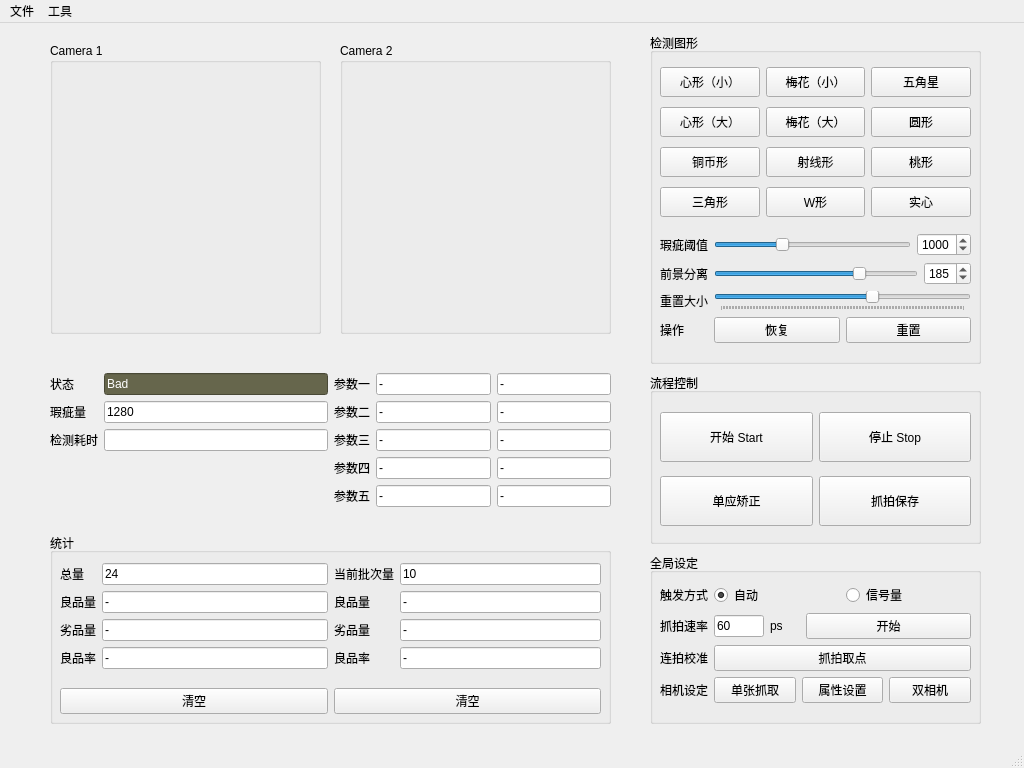
<?xml version="1.0" encoding="UTF-8"?>
<ui version="4.0">
 <class>MainWindow</class>
 <widget class="QMainWindow" name="MainWindow">
  <property name="geometry">
   <rect>
    <x>0</x>
    <y>0</y>
    <width>1024</width>
    <height>768</height>
   </rect>
  </property>
  <property name="font">
   <font>
    <pointsize>9</pointsize>
   </font>
  </property>
  <property name="windowTitle">
   <string>过滤嘴截面瑕疵检测</string>
  </property>
  <widget class="QWidget" name="centralwidget">
   <widget class="QWidget" name="gridLayoutWidget_2">
    <property name="geometry">
     <rect>
      <x>50</x>
      <y>350</y>
      <width>561</width>
      <height>153</height>
     </rect>
    </property>
    <layout class="QGridLayout" name="gridLayout_2">
     <item row="0" column="2">
      <layout class="QFormLayout" name="formLayout_12">
       <item row="0" column="0">
        <widget class="QLabel" name="label_16">
         <property name="text">
          <string>状态</string>
         </property>
        </widget>
       </item>
       <item row="0" column="1">
        <widget class="QLineEdit" name="status">
         <property name="focusPolicy">
          <enum>Qt::NoFocus</enum>
         </property>
         <property name="autoFillBackground">
          <bool>false</bool>
         </property>
         <property name="styleSheet">
          <string notr="true">background-color: rgb(102, 102,76);
color: rgb(255, 255, 255);</string>
         </property>
         <property name="text">
          <string>Bad</string>
         </property>
        </widget>
       </item>
       <item row="1" column="0">
        <widget class="QLabel" name="label_17">
         <property name="text">
          <string>瑕疵量</string>
         </property>
        </widget>
       </item>
       <item row="1" column="1">
        <widget class="QLineEdit" name="defect">
         <property name="focusPolicy">
          <enum>Qt::NoFocus</enum>
         </property>
         <property name="text">
          <string>1280</string>
         </property>
        </widget>
       </item>
       <item row="2" column="0">
        <widget class="QLabel" name="label_6">
         <property name="text">
          <string>检测耗时</string>
         </property>
        </widget>
       </item>
       <item row="2" column="1">
        <widget class="QLineEdit" name="cost">
         <property name="focusPolicy">
          <enum>Qt::NoFocus</enum>
         </property>
        </widget>
       </item>
      </layout>
     </item>
     <item row="0" column="3">
      <layout class="QFormLayout" name="formLayout_13">
       <item row="0" column="0">
        <widget class="QLabel" name="label_28">
         <property name="text">
          <string>参数一</string>
         </property>
        </widget>
       </item>
       <item row="1" column="0">
        <widget class="QLabel" name="label_2">
         <property name="text">
          <string>参数二</string>
         </property>
        </widget>
       </item>
       <item row="2" column="0">
        <widget class="QLabel" name="label">
         <property name="text">
          <string>参数三</string>
         </property>
        </widget>
       </item>
       <item row="3" column="0">
        <widget class="QLabel" name="label_18">
         <property name="text">
          <string>参数四</string>
         </property>
        </widget>
       </item>
       <item row="4" column="0">
        <widget class="QLabel" name="label_19">
         <property name="text">
          <string>参数五</string>
         </property>
        </widget>
       </item>
       <item row="0" column="1">
        <layout class="QHBoxLayout" name="horizontalLayout_7">
         <item>
          <widget class="QLineEdit" name="p1">
           <property name="focusPolicy">
            <enum>Qt::NoFocus</enum>
           </property>
           <property name="text">
            <string>-</string>
           </property>
          </widget>
         </item>
         <item>
          <widget class="QLineEdit" name="lineEdit_2">
           <property name="focusPolicy">
            <enum>Qt::NoFocus</enum>
           </property>
           <property name="text">
            <string>-</string>
           </property>
          </widget>
         </item>
        </layout>
       </item>
       <item row="1" column="1">
        <layout class="QHBoxLayout" name="horizontalLayout_8">
         <item>
          <widget class="QLineEdit" name="p2">
           <property name="focusPolicy">
            <enum>Qt::NoFocus</enum>
           </property>
           <property name="text">
            <string>-</string>
           </property>
          </widget>
         </item>
         <item>
          <widget class="QLineEdit" name="lineEdit_3">
           <property name="focusPolicy">
            <enum>Qt::NoFocus</enum>
           </property>
           <property name="text">
            <string>-</string>
           </property>
          </widget>
         </item>
        </layout>
       </item>
       <item row="2" column="1">
        <layout class="QHBoxLayout" name="horizontalLayout_9">
         <item>
          <widget class="QLineEdit" name="p3">
           <property name="focusPolicy">
            <enum>Qt::NoFocus</enum>
           </property>
           <property name="text">
            <string>-</string>
           </property>
          </widget>
         </item>
         <item>
          <widget class="QLineEdit" name="lineEdit_7">
           <property name="focusPolicy">
            <enum>Qt::NoFocus</enum>
           </property>
           <property name="text">
            <string>-</string>
           </property>
          </widget>
         </item>
        </layout>
       </item>
       <item row="3" column="1">
        <layout class="QHBoxLayout" name="horizontalLayout_10">
         <item>
          <widget class="QLineEdit" name="p4">
           <property name="focusPolicy">
            <enum>Qt::NoFocus</enum>
           </property>
           <property name="text">
            <string>-</string>
           </property>
          </widget>
         </item>
         <item>
          <widget class="QLineEdit" name="lineEdit_8">
           <property name="focusPolicy">
            <enum>Qt::NoFocus</enum>
           </property>
           <property name="text">
            <string>-</string>
           </property>
          </widget>
         </item>
        </layout>
       </item>
       <item row="4" column="1">
        <layout class="QHBoxLayout" name="horizontalLayout_11">
         <item>
          <widget class="QLineEdit" name="p5">
           <property name="focusPolicy">
            <enum>Qt::NoFocus</enum>
           </property>
           <property name="text">
            <string>-</string>
           </property>
          </widget>
         </item>
         <item>
          <widget class="QLineEdit" name="lineEdit_9">
           <property name="focusPolicy">
            <enum>Qt::NoFocus</enum>
           </property>
           <property name="text">
            <string>-</string>
           </property>
          </widget>
         </item>
        </layout>
       </item>
      </layout>
     </item>
    </layout>
   </widget>
   <widget class="QGroupBox" name="groupBox">
    <property name="geometry">
     <rect>
      <x>650</x>
      <y>10</y>
      <width>331</width>
      <height>331</height>
     </rect>
    </property>
    <property name="title">
     <string>检测图形</string>
    </property>
    <widget class="QWidget" name="gridLayoutWidget_4">
     <property name="geometry">
      <rect>
       <x>10</x>
       <y>30</y>
       <width>311</width>
       <height>161</height>
      </rect>
     </property>
     <layout class="QGridLayout" name="shapeGrid">
      <item row="2" column="0">
       <widget class="QPushButton" name="COIN">
        <property name="minimumSize">
         <size>
          <width>0</width>
          <height>30</height>
         </size>
        </property>
        <property name="text">
         <string>铜币形</string>
        </property>
       </widget>
      </item>
      <item row="2" column="2">
       <widget class="QPushButton" name="PEACH">
        <property name="minimumSize">
         <size>
          <width>0</width>
          <height>30</height>
         </size>
        </property>
        <property name="text">
         <string>桃形</string>
        </property>
       </widget>
      </item>
      <item row="0" column="2">
       <widget class="QPushButton" name="STAR">
        <property name="minimumSize">
         <size>
          <width>0</width>
          <height>30</height>
         </size>
        </property>
        <property name="text">
         <string>五角星</string>
        </property>
       </widget>
      </item>
      <item row="1" column="0">
       <widget class="QPushButton" name="HEART_BIG">
        <property name="minimumSize">
         <size>
          <width>0</width>
          <height>30</height>
         </size>
        </property>
        <property name="text">
         <string>心形（大）</string>
        </property>
       </widget>
      </item>
      <item row="0" column="1">
       <widget class="QPushButton" name="WINTERSWEET_SMALL">
        <property name="minimumSize">
         <size>
          <width>0</width>
          <height>30</height>
         </size>
        </property>
        <property name="text">
         <string>梅花（小）</string>
        </property>
       </widget>
      </item>
      <item row="1" column="2">
       <widget class="QPushButton" name="CIRCLE">
        <property name="minimumSize">
         <size>
          <width>0</width>
          <height>30</height>
         </size>
        </property>
        <property name="text">
         <string>圆形</string>
        </property>
       </widget>
      </item>
      <item row="2" column="1">
       <widget class="QPushButton" name="RAY">
        <property name="minimumSize">
         <size>
          <width>0</width>
          <height>30</height>
         </size>
        </property>
        <property name="text">
         <string>射线形</string>
        </property>
       </widget>
      </item>
      <item row="0" column="0">
       <widget class="QPushButton" name="HEART_SMALL">
        <property name="minimumSize">
         <size>
          <width>0</width>
          <height>30</height>
         </size>
        </property>
        <property name="text">
         <string>心形（小）</string>
        </property>
        <property name="checkable">
         <bool>false</bool>
        </property>
        <property name="autoDefault">
         <bool>false</bool>
        </property>
        <property name="default">
         <bool>false</bool>
        </property>
        <property name="flat">
         <bool>false</bool>
        </property>
       </widget>
      </item>
      <item row="1" column="1">
       <widget class="QPushButton" name="WINTERSWEET_BIG">
        <property name="minimumSize">
         <size>
          <width>0</width>
          <height>30</height>
         </size>
        </property>
        <property name="text">
         <string>梅花（大）</string>
        </property>
       </widget>
      </item>
      <item row="3" column="0">
       <widget class="QPushButton" name="pushButton_2">
        <property name="minimumSize">
         <size>
          <width>0</width>
          <height>30</height>
         </size>
        </property>
        <property name="text">
         <string>三角形</string>
        </property>
       </widget>
      </item>
      <item row="3" column="1">
       <widget class="QPushButton" name="pushButton_7">
        <property name="minimumSize">
         <size>
          <width>0</width>
          <height>30</height>
         </size>
        </property>
        <property name="text">
         <string>W形</string>
        </property>
       </widget>
      </item>
      <item row="3" column="2">
       <widget class="QPushButton" name="pushButton_8">
        <property name="minimumSize">
         <size>
          <width>0</width>
          <height>30</height>
         </size>
        </property>
        <property name="text">
         <string>实心</string>
        </property>
       </widget>
      </item>
     </layout>
    </widget>
    <widget class="QWidget" name="layoutWidget">
     <property name="geometry">
      <rect>
       <x>10</x>
       <y>200</y>
       <width>311</width>
       <height>123</height>
      </rect>
     </property>
     <layout class="QFormLayout" name="formLayout_15">
      <item row="0" column="0">
       <widget class="QLabel" name="label_23">
        <property name="text">
         <string>瑕疵阈值</string>
        </property>
       </widget>
      </item>
      <item row="1" column="0">
       <widget class="QLabel" name="label_10">
        <property name="text">
         <string>前景分离</string>
        </property>
       </widget>
      </item>
      <item row="1" column="1">
       <layout class="QHBoxLayout" name="horizontalLayout_3">
        <item>
         <widget class="QSlider" name="FN_detach_threshold_slider">
          <property name="maximum">
           <number>254</number>
          </property>
          <property name="value">
           <number>185</number>
          </property>
          <property name="tracking">
           <bool>false</bool>
          </property>
          <property name="orientation">
           <enum>Qt::Horizontal</enum>
          </property>
         </widget>
        </item>
        <item>
         <widget class="QSpinBox" name="FN_detach_threshold_input">
          <property name="maximum">
           <number>254</number>
          </property>
          <property name="value">
           <number>185</number>
          </property>
         </widget>
        </item>
       </layout>
      </item>
      <item row="3" column="0">
       <widget class="QLabel" name="label_12">
        <property name="text">
         <string>操作</string>
        </property>
       </widget>
      </item>
      <item row="3" column="1">
       <layout class="QHBoxLayout" name="horizontalLayout_4">
        <item>
         <widget class="QPushButton" name="pushButton_15">
          <property name="text">
           <string>恢复</string>
          </property>
         </widget>
        </item>
        <item>
         <widget class="QPushButton" name="shapeParmsReset">
          <property name="text">
           <string>重置</string>
          </property>
         </widget>
        </item>
       </layout>
      </item>
      <item row="0" column="1">
       <layout class="QHBoxLayout" name="horizontalLayout_5">
        <item>
         <widget class="QSlider" name="defect_threshold_slider">
          <property name="maximum">
           <number>3000</number>
          </property>
          <property name="value">
           <number>1000</number>
          </property>
          <property name="tracking">
           <bool>false</bool>
          </property>
          <property name="orientation">
           <enum>Qt::Horizontal</enum>
          </property>
         </widget>
        </item>
        <item>
         <widget class="QSpinBox" name="defect_threshold_input">
          <property name="maximum">
           <number>3000</number>
          </property>
          <property name="value">
           <number>1000</number>
          </property>
         </widget>
        </item>
       </layout>
      </item>
      <item row="2" column="0">
       <widget class="QLabel" name="label_5">
        <property name="text">
         <string>重置大小</string>
        </property>
       </widget>
      </item>
      <item row="2" column="1">
       <widget class="QSlider" name="resize_filter_img_slider">
        <property name="maximum">
         <number>1600</number>
        </property>
        <property name="value">
         <number>1000</number>
        </property>
        <property name="tracking">
         <bool>true</bool>
        </property>
        <property name="orientation">
         <enum>Qt::Horizontal</enum>
        </property>
        <property name="tickPosition">
         <enum>QSlider::TicksBelow</enum>
        </property>
       </widget>
      </item>
     </layout>
    </widget>
   </widget>
   <widget class="QGroupBox" name="groupBox_2">
    <property name="geometry">
     <rect>
      <x>650</x>
      <y>350</y>
      <width>331</width>
      <height>171</height>
     </rect>
    </property>
    <property name="title">
     <string>流程控制</string>
    </property>
    <widget class="QWidget" name="layoutWidget">
     <property name="geometry">
      <rect>
       <x>10</x>
       <y>31</y>
       <width>311</width>
       <height>131</height>
      </rect>
     </property>
     <layout class="QGridLayout" name="gridLayout_4">
      <item row="1" column="1">
       <widget class="QPushButton" name="saveImage">
        <property name="minimumSize">
         <size>
          <width>0</width>
          <height>50</height>
         </size>
        </property>
        <property name="text">
         <string>抓拍保存</string>
        </property>
       </widget>
      </item>
      <item row="1" column="0">
       <widget class="QPushButton" name="pushButton_4">
        <property name="minimumSize">
         <size>
          <width>0</width>
          <height>50</height>
         </size>
        </property>
        <property name="text">
         <string>单应矫正</string>
        </property>
       </widget>
      </item>
      <item row="0" column="1">
       <widget class="QPushButton" name="Stop">
        <property name="enabled">
         <bool>true</bool>
        </property>
        <property name="sizePolicy">
         <sizepolicy hsizetype="Minimum" vsizetype="Fixed">
          <horstretch>0</horstretch>
          <verstretch>0</verstretch>
         </sizepolicy>
        </property>
        <property name="minimumSize">
         <size>
          <width>0</width>
          <height>50</height>
         </size>
        </property>
        <property name="text">
         <string>停止 Stop</string>
        </property>
        <property name="autoDefault">
         <bool>false</bool>
        </property>
        <property name="default">
         <bool>false</bool>
        </property>
        <property name="flat">
         <bool>false</bool>
        </property>
       </widget>
      </item>
      <item row="0" column="0">
       <widget class="QPushButton" name="Start">
        <property name="sizePolicy">
         <sizepolicy hsizetype="Minimum" vsizetype="Fixed">
          <horstretch>0</horstretch>
          <verstretch>50</verstretch>
         </sizepolicy>
        </property>
        <property name="minimumSize">
         <size>
          <width>0</width>
          <height>50</height>
         </size>
        </property>
        <property name="baseSize">
         <size>
          <width>0</width>
          <height>0</height>
         </size>
        </property>
        <property name="text">
         <string>开始 Start</string>
        </property>
       </widget>
      </item>
     </layout>
    </widget>
   </widget>
   <widget class="QGroupBox" name="groupBox_3">
    <property name="geometry">
     <rect>
      <x>650</x>
      <y>530</y>
      <width>331</width>
      <height>171</height>
     </rect>
    </property>
    <property name="title">
     <string>全局设定</string>
    </property>
    <widget class="QWidget" name="layoutWidget">
     <property name="geometry">
      <rect>
       <x>10</x>
       <y>30</y>
       <width>311</width>
       <height>121</height>
      </rect>
     </property>
     <layout class="QFormLayout" name="formLayout_14">
      <item row="0" column="0">
       <widget class="QLabel" name="label_4">
        <property name="text">
         <string>触发方式</string>
        </property>
       </widget>
      </item>
      <item row="0" column="1">
       <layout class="QHBoxLayout" name="horizontalLayout">
        <item>
         <widget class="QRadioButton" name="radioButton_2">
          <property name="text">
           <string>自动</string>
          </property>
          <property name="checked">
           <bool>true</bool>
          </property>
         </widget>
        </item>
        <item>
         <widget class="QRadioButton" name="radioButton">
          <property name="text">
           <string>信号量</string>
          </property>
         </widget>
        </item>
       </layout>
      </item>
      <item row="1" column="0">
       <widget class="QLabel" name="label_9">
        <property name="text">
         <string>抓拍速率</string>
        </property>
       </widget>
      </item>
      <item row="1" column="1">
       <layout class="QHBoxLayout" name="horizontalLayout_6">
        <item>
         <widget class="QLineEdit" name="lineEdit">
          <property name="maximumSize">
           <size>
            <width>50</width>
            <height>16777215</height>
           </size>
          </property>
          <property name="text">
           <string>60</string>
          </property>
         </widget>
        </item>
        <item>
         <widget class="QLabel" name="label_13">
          <property name="maximumSize">
           <size>
            <width>30</width>
            <height>16777215</height>
           </size>
          </property>
          <property name="text">
           <string>ps</string>
          </property>
         </widget>
        </item>
        <item>
         <widget class="QPushButton" name="pushButton_6">
          <property name="text">
           <string>开始</string>
          </property>
         </widget>
        </item>
       </layout>
      </item>
      <item row="2" column="0">
       <widget class="QLabel" name="label_3">
        <property name="text">
         <string>连拍校准</string>
        </property>
       </widget>
      </item>
      <item row="2" column="1">
       <widget class="QPushButton" name="pushButton_5">
        <property name="text">
         <string>抓拍取点</string>
        </property>
       </widget>
      </item>
      <item row="3" column="0">
       <widget class="QLabel" name="label_7">
        <property name="text">
         <string>相机设定</string>
        </property>
       </widget>
      </item>
      <item row="3" column="1">
       <layout class="QHBoxLayout" name="horizontalLayout_2">
        <item>
         <widget class="QPushButton" name="SingleGrab">
          <property name="text">
           <string>单张抓取</string>
          </property>
         </widget>
        </item>
        <item>
         <widget class="QPushButton" name="Attribute">
          <property name="text">
           <string>属性设置</string>
          </property>
         </widget>
        </item>
        <item>
         <widget class="QPushButton" name="double_camera_config_btn">
          <property name="text">
           <string>双相机</string>
          </property>
         </widget>
        </item>
       </layout>
      </item>
     </layout>
    </widget>
   </widget>
   <widget class="QGroupBox" name="groupBox_5">
    <property name="geometry">
     <rect>
      <x>50</x>
      <y>510</y>
      <width>561</width>
      <height>191</height>
     </rect>
    </property>
    <property name="title">
     <string>统计</string>
    </property>
    <widget class="QWidget" name="gridLayoutWidget_3">
     <property name="geometry">
      <rect>
       <x>10</x>
       <y>30</y>
       <width>541</width>
       <height>151</height>
      </rect>
     </property>
     <layout class="QGridLayout" name="gridLayout_3">
      <item row="0" column="3">
       <layout class="QFormLayout" name="formLayout_17">
        <item row="1" column="0">
         <widget class="QLabel" name="label_26">
          <property name="text">
           <string>良品量</string>
          </property>
         </widget>
        </item>
        <item row="1" column="1">
         <widget class="QLineEdit" name="lineEdit_22">
          <property name="focusPolicy">
           <enum>Qt::NoFocus</enum>
          </property>
          <property name="text">
           <string>-</string>
          </property>
         </widget>
        </item>
        <item row="2" column="0">
         <widget class="QLabel" name="label_27">
          <property name="text">
           <string>劣品量</string>
          </property>
         </widget>
        </item>
        <item row="2" column="1">
         <widget class="QLineEdit" name="lineEdit_23">
          <property name="focusPolicy">
           <enum>Qt::NoFocus</enum>
          </property>
          <property name="text">
           <string>-</string>
          </property>
         </widget>
        </item>
        <item row="3" column="0">
         <widget class="QLabel" name="label_29">
          <property name="text">
           <string>良品率</string>
          </property>
         </widget>
        </item>
        <item row="3" column="1">
         <widget class="QLineEdit" name="lineEdit_27">
          <property name="focusPolicy">
           <enum>Qt::NoFocus</enum>
          </property>
          <property name="text">
           <string>-</string>
          </property>
         </widget>
        </item>
        <item row="0" column="0">
         <widget class="QLabel" name="label_25">
          <property name="text">
           <string>当前批次量</string>
          </property>
         </widget>
        </item>
        <item row="0" column="1">
         <widget class="QLineEdit" name="lineEdit_21">
          <property name="focusPolicy">
           <enum>Qt::NoFocus</enum>
          </property>
          <property name="text">
           <string>10</string>
          </property>
         </widget>
        </item>
       </layout>
      </item>
      <item row="0" column="2">
       <layout class="QFormLayout" name="formLayout_16">
        <item row="0" column="0">
         <widget class="QLabel" name="label_24">
          <property name="text">
           <string>总量</string>
          </property>
         </widget>
        </item>
        <item row="0" column="1">
         <widget class="QLineEdit" name="lineEdit_20">
          <property name="focusPolicy">
           <enum>Qt::NoFocus</enum>
          </property>
          <property name="text">
           <string>24</string>
          </property>
         </widget>
        </item>
        <item row="1" column="0">
         <widget class="QLabel" name="label_14">
          <property name="text">
           <string>良品量</string>
          </property>
         </widget>
        </item>
        <item row="1" column="1">
         <widget class="QLineEdit" name="lineEdit_4">
          <property name="focusPolicy">
           <enum>Qt::NoFocus</enum>
          </property>
          <property name="text">
           <string>-</string>
          </property>
         </widget>
        </item>
        <item row="2" column="0">
         <widget class="QLabel" name="label_20">
          <property name="text">
           <string>劣品量</string>
          </property>
         </widget>
        </item>
        <item row="2" column="1">
         <widget class="QLineEdit" name="lineEdit_5">
          <property name="focusPolicy">
           <enum>Qt::NoFocus</enum>
          </property>
          <property name="text">
           <string>-</string>
          </property>
         </widget>
        </item>
        <item row="3" column="0">
         <widget class="QLabel" name="label_21">
          <property name="text">
           <string>良品率</string>
          </property>
         </widget>
        </item>
        <item row="3" column="1">
         <widget class="QLineEdit" name="lineEdit_6">
          <property name="focusPolicy">
           <enum>Qt::NoFocus</enum>
          </property>
          <property name="text">
           <string>-</string>
          </property>
         </widget>
        </item>
       </layout>
      </item>
      <item row="1" column="3">
       <widget class="QPushButton" name="pushButton">
        <property name="text">
         <string>清空</string>
        </property>
       </widget>
      </item>
      <item row="1" column="2">
       <widget class="QPushButton" name="pushButton_3">
        <property name="text">
         <string>清空</string>
        </property>
       </widget>
      </item>
     </layout>
    </widget>
   </widget>
   <widget class="QGroupBox" name="groupBox_4">
    <property name="geometry">
     <rect>
      <x>50</x>
      <y>20</y>
      <width>271</width>
      <height>291</height>
     </rect>
    </property>
    <property name="title">
     <string>Camera 1</string>
    </property>
    <widget class="QLabel" name="pic2">
     <property name="geometry">
      <rect>
       <x>0</x>
       <y>20</y>
       <width>271</width>
       <height>271</height>
      </rect>
     </property>
     <property name="text">
      <string/>
     </property>
     <property name="pixmap">
      <pixmap>resource/placeholder1.jpg</pixmap>
     </property>
     <property name="scaledContents">
      <bool>true</bool>
     </property>
     <property name="wordWrap">
      <bool>true</bool>
     </property>
    </widget>
    <widget class="QLabel" name="pic1">
     <property name="geometry">
      <rect>
       <x>0</x>
       <y>20</y>
       <width>104</width>
       <height>80</height>
      </rect>
     </property>
     <property name="text">
      <string/>
     </property>
     <property name="pixmap">
      <pixmap>resource/placeholder2.jpg</pixmap>
     </property>
     <property name="scaledContents">
      <bool>true</bool>
     </property>
    </widget>
   </widget>
   <widget class="QGroupBox" name="groupBox_6">
    <property name="geometry">
     <rect>
      <x>340</x>
      <y>20</y>
      <width>271</width>
      <height>291</height>
     </rect>
    </property>
    <property name="title">
     <string>Camera 2</string>
    </property>
    <widget class="QLabel" name="label_8">
     <property name="geometry">
      <rect>
       <x>0</x>
       <y>20</y>
       <width>271</width>
       <height>271</height>
      </rect>
     </property>
     <property name="text">
      <string/>
     </property>
     <property name="pixmap">
      <pixmap>resource/placeholder1.jpg</pixmap>
     </property>
     <property name="scaledContents">
      <bool>true</bool>
     </property>
     <property name="wordWrap">
      <bool>true</bool>
     </property>
    </widget>
    <widget class="QLabel" name="label_11">
     <property name="geometry">
      <rect>
       <x>0</x>
       <y>20</y>
       <width>104</width>
       <height>80</height>
      </rect>
     </property>
     <property name="text">
      <string/>
     </property>
     <property name="pixmap">
      <pixmap>resource/placeholder2.jpg</pixmap>
     </property>
     <property name="scaledContents">
      <bool>true</bool>
     </property>
    </widget>
   </widget>
  </widget>
  <widget class="QStatusBar" name="statusbar"/>
  <widget class="QMenuBar" name="menubar">
   <property name="geometry">
    <rect>
     <x>0</x>
     <y>0</y>
     <width>1024</width>
     <height>21</height>
    </rect>
   </property>
   <widget class="QMenu" name="menu">
    <property name="title">
     <string>文件</string>
    </property>
    <addaction name="actionddd"/>
    <addaction name="action"/>
   </widget>
   <widget class="QMenu" name="menu_2">
    <property name="title">
     <string>工具</string>
    </property>
    <addaction name="action_2"/>
   </widget>
   <addaction name="menu"/>
   <addaction name="menu_2"/>
  </widget>
  <action name="actionddd">
   <property name="text">
    <string>打开文件所在位置</string>
   </property>
  </action>
  <action name="action">
   <property name="text">
    <string>打开配置文件位置</string>
   </property>
  </action>
  <action name="action_2">
   <property name="text">
    <string>打开日志文件夹</string>
   </property>
  </action>
 </widget>
 <resources/>
 <connections/>
</ui>
